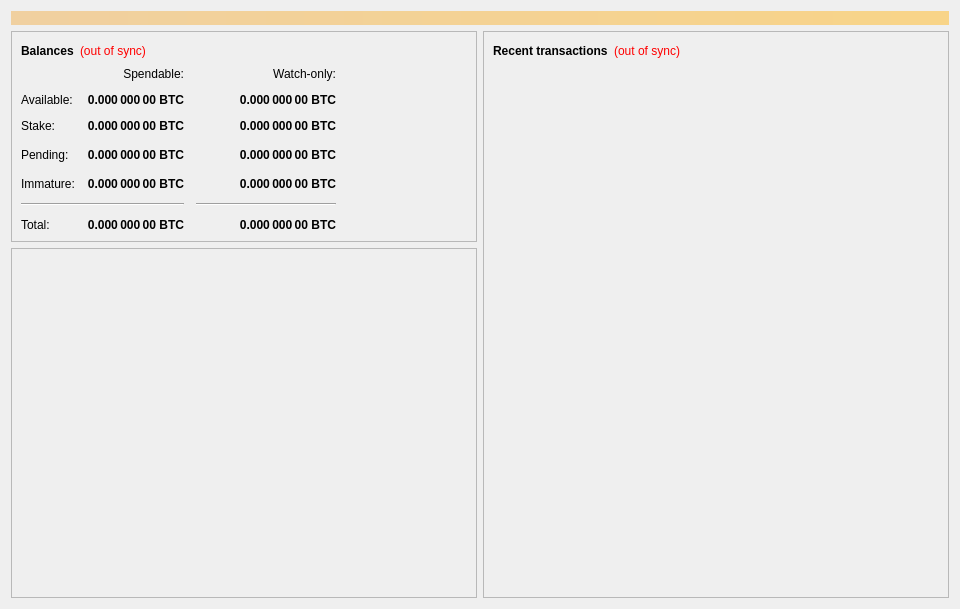
<?xml version="1.0" encoding="UTF-8"?>
<ui version="4.0">
 <class>OverviewPage</class>
 <widget class="QWidget" name="OverviewPage">
  <property name="geometry">
   <rect>
    <x>0</x>
    <y>0</y>
    <width>960</width>
    <height>609</height>
   </rect>
  </property>
  <property name="minimumSize">
   <size>
    <width>960</width>
    <height>0</height>
   </size>
  </property>
  <property name="windowTitle">
   <string>Form</string>
  </property>
  <layout class="QVBoxLayout" name="topLayout">
   <item>
    <widget class="QLabel" name="labelAlerts">
     <property name="visible">
      <bool>false</bool>
     </property>
     <property name="styleSheet">
      <string notr="true">background-color: qlineargradient(x1: 0, y1: 0, x2: 1, y2: 0, stop:0 #F0D0A0, stop:1 #F8D488); color:#000000;</string>
     </property>
     <property name="wordWrap">
      <bool>true</bool>
     </property>
     <property name="margin">
      <number>3</number>
     </property>
    </widget>
   </item>
   <item>
    <layout class="QHBoxLayout" name="horizontalLayout" stretch="1,1">
     <item>
      <layout class="QVBoxLayout" name="verticalLayout_2">
       <item>
        <widget class="QFrame" name="frame">
         <property name="frameShape">
          <enum>QFrame::StyledPanel</enum>
         </property>
         <property name="frameShadow">
          <enum>QFrame::Raised</enum>
         </property>
         <layout class="QVBoxLayout" name="verticalLayout_4">
          <item>
           <layout class="QHBoxLayout" name="horizontalLayout_4">
            <item>
             <widget class="QLabel" name="label_5">
              <property name="font">
               <font>
                <weight>75</weight>
                <bold>true</bold>
               </font>
              </property>
              <property name="text">
               <string>Balances</string>
              </property>
             </widget>
            </item>
            <item>
             <widget class="QLabel" name="labelWalletStatus">
              <property name="cursor">
               <cursorShape>WhatsThisCursor</cursorShape>
              </property>
              <property name="toolTip">
               <string>The displayed information may be out of date. Your wallet automatically synchronizes with the LMToken network after a connection is established, but this process has not completed yet.</string>
              </property>
              <property name="styleSheet">
               <string notr="true">QLabel { color: red; }</string>
              </property>
              <property name="text">
               <string notr="true">(out of sync)</string>
              </property>
              <property name="alignment">
               <set>Qt::AlignLeading|Qt::AlignLeft|Qt::AlignVCenter</set>
              </property>
             </widget>
            </item>
            <item>
             <spacer name="horizontalSpacer_3">
              <property name="orientation">
               <enum>Qt::Horizontal</enum>
              </property>
              <property name="sizeHint" stdset="0">
               <size>
                <width>40</width>
                <height>20</height>
               </size>
              </property>
             </spacer>
            </item>
           </layout>
          </item>
          <item>
           <layout class="QGridLayout" name="gridLayout">
            <property name="spacing">
             <number>12</number>
            </property>
            <item row="3" column="2">
             <widget class="QLabel" name="labelWatchPending">
              <property name="font">
               <font>
                <weight>75</weight>
                <bold>true</bold>
               </font>
              </property>
              <property name="cursor">
               <cursorShape>IBeamCursor</cursorShape>
              </property>
              <property name="toolTip">
               <string>Unconfirmed transactions to watch-only addresses</string>
              </property>
              <property name="text">
               <string notr="true">0.000 000 00 BTC</string>
              </property>
              <property name="alignment">
               <set>Qt::AlignRight|Qt::AlignTrailing|Qt::AlignVCenter</set>
              </property>
              <property name="textInteractionFlags">
               <set>Qt::LinksAccessibleByMouse|Qt::TextSelectableByKeyboard|Qt::TextSelectableByMouse</set>
              </property>
             </widget>
            </item>
            <item row="3" column="1">
             <widget class="QLabel" name="labelUnconfirmed">
              <property name="font">
               <font>
                <weight>75</weight>
                <bold>true</bold>
               </font>
              </property>
              <property name="cursor">
               <cursorShape>IBeamCursor</cursorShape>
              </property>
              <property name="toolTip">
               <string>Total of transactions that have yet to be confirmed, and do not yet count toward the spendable balance</string>
              </property>
              <property name="text">
               <string notr="true">0.000 000 00 BTC</string>
              </property>
              <property name="alignment">
               <set>Qt::AlignRight|Qt::AlignTrailing|Qt::AlignVCenter</set>
              </property>
              <property name="textInteractionFlags">
               <set>Qt::LinksAccessibleByMouse|Qt::TextSelectableByKeyboard|Qt::TextSelectableByMouse</set>
              </property>
             </widget>
            </item>
            <item row="4" column="2">
             <widget class="QLabel" name="labelWatchImmature">
              <property name="font">
               <font>
                <weight>75</weight>
                <bold>true</bold>
               </font>
              </property>
              <property name="cursor">
               <cursorShape>IBeamCursor</cursorShape>
              </property>
              <property name="toolTip">
               <string>Mined balance in watch-only addresses that has not yet matured</string>
              </property>
              <property name="text">
               <string notr="true">0.000 000 00 BTC</string>
              </property>
              <property name="alignment">
               <set>Qt::AlignRight|Qt::AlignTrailing|Qt::AlignVCenter</set>
              </property>
              <property name="textInteractionFlags">
               <set>Qt::LinksAccessibleByMouse|Qt::TextSelectableByKeyboard|Qt::TextSelectableByMouse</set>
              </property>
             </widget>
            </item>
            <item row="5" column="0" colspan="2">
             <widget class="Line" name="lineSpendableBalance">
              <property name="orientation">
               <enum>Qt::Horizontal</enum>
              </property>
             </widget>
            </item>
            <item row="5" column="2">
             <widget class="Line" name="lineWatchBalance">
              <property name="sizePolicy">
               <sizepolicy hsizetype="Preferred" vsizetype="Fixed">
                <horstretch>0</horstretch>
                <verstretch>0</verstretch>
               </sizepolicy>
              </property>
              <property name="minimumSize">
               <size>
                <width>140</width>
                <height>0</height>
               </size>
              </property>
              <property name="orientation">
               <enum>Qt::Horizontal</enum>
              </property>
             </widget>
            </item>
            <item row="6" column="0">
             <widget class="QLabel" name="labelTotalText">
              <property name="text">
               <string>Total:</string>
              </property>
             </widget>
            </item>
            <item row="4" column="1">
             <widget class="QLabel" name="labelImmature">
              <property name="font">
               <font>
                <weight>75</weight>
                <bold>true</bold>
               </font>
              </property>
              <property name="cursor">
               <cursorShape>IBeamCursor</cursorShape>
              </property>
              <property name="toolTip">
               <string>Mined balance that has not yet matured</string>
              </property>
              <property name="text">
               <string notr="true">0.000 000 00 BTC</string>
              </property>
              <property name="alignment">
               <set>Qt::AlignRight|Qt::AlignTrailing|Qt::AlignVCenter</set>
              </property>
              <property name="textInteractionFlags">
               <set>Qt::LinksAccessibleByMouse|Qt::TextSelectableByKeyboard|Qt::TextSelectableByMouse</set>
              </property>
             </widget>
            </item>
            <item row="3" column="3">
             <spacer name="horizontalSpacer_2">
              <property name="orientation">
               <enum>Qt::Horizontal</enum>
              </property>
              <property name="sizeHint" stdset="0">
               <size>
                <width>40</width>
                <height>20</height>
               </size>
              </property>
             </spacer>
            </item>
            <item row="4" column="0">
             <widget class="QLabel" name="labelImmatureText">
              <property name="text">
               <string>Immature:</string>
              </property>
             </widget>
            </item>
            <item row="6" column="1">
             <widget class="QLabel" name="labelTotal">
              <property name="font">
               <font>
                <weight>75</weight>
                <bold>true</bold>
               </font>
              </property>
              <property name="cursor">
               <cursorShape>IBeamCursor</cursorShape>
              </property>
              <property name="toolTip">
               <string>Your current total balance</string>
              </property>
              <property name="text">
               <string notr="true">0.000 000 00 BTC</string>
              </property>
              <property name="alignment">
               <set>Qt::AlignRight|Qt::AlignTrailing|Qt::AlignVCenter</set>
              </property>
              <property name="textInteractionFlags">
               <set>Qt::LinksAccessibleByMouse|Qt::TextSelectableByKeyboard|Qt::TextSelectableByMouse</set>
              </property>
             </widget>
            </item>
            <item row="6" column="2">
             <widget class="QLabel" name="labelWatchTotal">
              <property name="font">
               <font>
                <weight>75</weight>
                <bold>true</bold>
               </font>
              </property>
              <property name="cursor">
               <cursorShape>IBeamCursor</cursorShape>
              </property>
              <property name="toolTip">
               <string>Current total balance in watch-only addresses</string>
              </property>
              <property name="text">
               <string notr="true">0.000 000 00 BTC</string>
              </property>
              <property name="alignment">
               <set>Qt::AlignRight|Qt::AlignTrailing|Qt::AlignVCenter</set>
              </property>
              <property name="textInteractionFlags">
               <set>Qt::LinksAccessibleByMouse|Qt::TextSelectableByKeyboard|Qt::TextSelectableByMouse</set>
              </property>
             </widget>
            </item>
            <item row="0" column="2">
             <widget class="QLabel" name="labelWatchonly">
              <property name="text">
               <string>Watch-only:</string>
              </property>
              <property name="alignment">
               <set>Qt::AlignRight|Qt::AlignTrailing|Qt::AlignVCenter</set>
              </property>
             </widget>
            </item>
            <item row="1" column="0">
             <widget class="QLabel" name="labelBalanceText">
              <property name="text">
               <string>Available:</string>
              </property>
             </widget>
            </item>
            <item row="1" column="1">
             <widget class="QLabel" name="labelBalance">
              <property name="font">
               <font>
                <weight>75</weight>
                <bold>true</bold>
               </font>
              </property>
              <property name="cursor">
               <cursorShape>IBeamCursor</cursorShape>
              </property>
              <property name="toolTip">
               <string>Your current spendable balance</string>
              </property>
              <property name="text">
               <string notr="true">0.000 000 00 BTC</string>
              </property>
              <property name="alignment">
               <set>Qt::AlignRight|Qt::AlignTrailing|Qt::AlignVCenter</set>
              </property>
              <property name="textInteractionFlags">
               <set>Qt::LinksAccessibleByMouse|Qt::TextSelectableByKeyboard|Qt::TextSelectableByMouse</set>
              </property>
             </widget>
            </item>
            <item row="2" column="0">
             <widget class="QLabel" name="label_10">
              <property name="text">
               <string>Stake:</string>
              </property>
             </widget>
            </item>
            <item row="2" column="1">
             <widget class="QLabel" name="labelStake">
              <property name="font">
               <font>
                <weight>75</weight>
                <bold>true</bold>
               </font>
              </property>
              <property name="cursor">
               <cursorShape>IBeamCursor</cursorShape>
              </property>
              <property name="toolTip">
               <string>Total of coins that was staked, and do not yet count toward the current balance</string>
              </property>
              <property name="text">
               <string notr="true">0.000 000 00 BTC</string>
              </property>
              <property name="alignment">
               <set>Qt::AlignRight|Qt::AlignTrailing|Qt::AlignVCenter</set>
              </property>
              <property name="textInteractionFlags">
               <set>Qt::LinksAccessibleByMouse|Qt::TextSelectableByKeyboard|Qt::TextSelectableByMouse</set>
              </property>
             </widget>
            </item>
            <item row="2" column="2">
             <widget class="QLabel" name="labelWatchStake">
              <property name="font">
               <font>
                <weight>75</weight>
                <bold>true</bold>
               </font>
              </property>
              <property name="cursor">
               <cursorShape>IBeamCursor</cursorShape>
              </property>
              <property name="toolTip">
               <string>Total of coins that was staked in watch-only addresses, and do not yet count toward the current watch-only balance</string>
              </property>
              <property name="text">
               <string notr="true">0.000 000 00 BTC</string>
              </property>
              <property name="alignment">
               <set>Qt::AlignRight|Qt::AlignTrailing|Qt::AlignVCenter</set>
              </property>
              <property name="textInteractionFlags">
               <set>Qt::LinksAccessibleByMouse|Qt::TextSelectableByKeyboard|Qt::TextSelectableByMouse</set>
              </property>
             </widget>
            </item>
            <item row="1" column="2">
             <widget class="QLabel" name="labelWatchAvailable">
              <property name="font">
               <font>
                <weight>75</weight>
                <bold>true</bold>
               </font>
              </property>
              <property name="cursor">
               <cursorShape>IBeamCursor</cursorShape>
              </property>
              <property name="toolTip">
               <string>Your current balance in watch-only addresses</string>
              </property>
              <property name="text">
               <string notr="true">0.000 000 00 BTC</string>
              </property>
              <property name="alignment">
               <set>Qt::AlignRight|Qt::AlignTrailing|Qt::AlignVCenter</set>
              </property>
              <property name="textInteractionFlags">
               <set>Qt::LinksAccessibleByMouse|Qt::TextSelectableByKeyboard|Qt::TextSelectableByMouse</set>
              </property>
             </widget>
            </item>
            <item row="3" column="0">
             <widget class="QLabel" name="labelPendingText">
              <property name="text">
               <string>Pending:</string>
              </property>
             </widget>
            </item>
            <item row="0" column="1">
             <widget class="QLabel" name="labelSpendable">
              <property name="text">
               <string>Spendable:</string>
              </property>
              <property name="alignment">
               <set>Qt::AlignRight|Qt::AlignTrailing|Qt::AlignVCenter</set>
              </property>
             </widget>
            </item>
           </layout>
          </item>
         </layout>
        </widget>
       </item>
       <item>
        <widget class="QFrame" name="frameDarksend">
         <property name="sizePolicy">
          <sizepolicy hsizetype="Expanding" vsizetype="Expanding">
           <horstretch>0</horstretch>
           <verstretch>0</verstretch>
          </sizepolicy>
         </property>
         <property name="minimumSize">
          <size>
           <width>0</width>
           <height>350</height>
          </size>
         </property>
         <property name="layoutDirection">
          <enum>Qt::LeftToRight</enum>
         </property>
         <property name="frameShape">
          <enum>QFrame::StyledPanel</enum>
         </property>
         <property name="frameShadow">
          <enum>QFrame::Raised</enum>
         </property>
         <layout class="QVBoxLayout" name="verticalLayout_5">
          <item>
           <layout class="QFormLayout" name="formLayout">
            <property name="fieldGrowthPolicy">
             <enum>QFormLayout::AllNonFixedFieldsGrow</enum>
            </property>
            <property name="horizontalSpacing">
             <number>11</number>
            </property>
            <property name="verticalSpacing">
             <number>10</number>
            </property>
            <item row="0" column="0" colspan="2">
             <widget class="QLabel" name="label">
              <property name="autoFillBackground">
               <bool>false</bool>
              </property>
              <property name="text">
               <string/>
              </property>
              <property name="pixmap">
               <pixmap resource="../bitcoin.qrc">:/images/logo300</pixmap>
              </property>
              <property name="scaledContents">
               <bool>false</bool>
              </property>
              <property name="alignment">
               <set>Qt::AlignLeading|Qt::AlignLeft|Qt::AlignVCenter</set>
              </property>
             </widget>
            </item>
           </layout>
          </item>
         </layout>
        </widget>
       </item>
       <item>
        <spacer name="verticalSpacer">
         <property name="orientation">
          <enum>Qt::Vertical</enum>
         </property>
         <property name="sizeHint" stdset="0">
          <size>
           <width>20</width>
           <height>40</height>
          </size>
         </property>
        </spacer>
       </item>
      </layout>
     </item>
     <item>
      <layout class="QVBoxLayout" name="verticalLayout_3">
       <item>
        <widget class="QFrame" name="frame_2">
         <property name="frameShape">
          <enum>QFrame::StyledPanel</enum>
         </property>
         <property name="frameShadow">
          <enum>QFrame::Raised</enum>
         </property>
         <layout class="QVBoxLayout" name="verticalLayout">
          <item>
           <layout class="QHBoxLayout" name="horizontalLayout_2">
            <item>
             <widget class="QLabel" name="label_4">
              <property name="font">
               <font>
                <weight>75</weight>
                <bold>true</bold>
               </font>
              </property>
              <property name="text">
               <string>Recent transactions</string>
              </property>
             </widget>
            </item>
            <item>
             <widget class="QLabel" name="labelTransactionsStatus">
              <property name="cursor">
               <cursorShape>WhatsThisCursor</cursorShape>
              </property>
              <property name="toolTip">
               <string>The displayed information may be out of date. Your wallet automatically synchronizes with the LMToken network after a connection is established, but this process has not completed yet.</string>
              </property>
              <property name="styleSheet">
               <string notr="true">QLabel { color: red; }</string>
              </property>
              <property name="text">
               <string notr="true">(out of sync)</string>
              </property>
              <property name="alignment">
               <set>Qt::AlignRight|Qt::AlignTrailing|Qt::AlignVCenter</set>
              </property>
             </widget>
            </item>
            <item>
             <spacer name="horizontalSpacer">
              <property name="orientation">
               <enum>Qt::Horizontal</enum>
              </property>
              <property name="sizeHint" stdset="0">
               <size>
                <width>40</width>
                <height>20</height>
               </size>
              </property>
             </spacer>
            </item>
           </layout>
          </item>
          <item>
           <widget class="QListView" name="listTransactions">
            <property name="styleSheet">
             <string notr="true">QListView { background: transparent; }</string>
            </property>
            <property name="frameShape">
             <enum>QFrame::NoFrame</enum>
            </property>
            <property name="verticalScrollBarPolicy">
             <enum>Qt::ScrollBarAlwaysOff</enum>
            </property>
            <property name="horizontalScrollBarPolicy">
             <enum>Qt::ScrollBarAlwaysOff</enum>
            </property>
            <property name="selectionMode">
             <enum>QAbstractItemView::NoSelection</enum>
            </property>
           </widget>
          </item>
         </layout>
        </widget>
       </item>
      </layout>
     </item>
    </layout>
   </item>
  </layout>
 </widget>
 <resources>
  <include location="../bitcoin.qrc"/>
 </resources>
 <connections/>
</ui>
